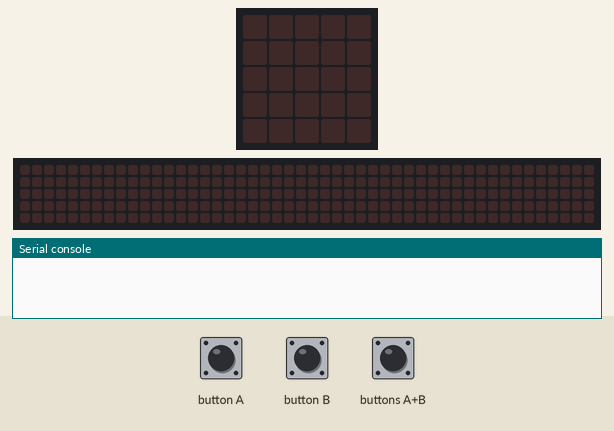
Recording of a program running on a simulated BBC micro:bit (MakeCode). Parts: the board's 5×5 LED display, a strip that is not on the board, showing the scrolling text unrolled, the last lines printed to the serial console. Inputs (shaded band) come from the test bench. No radio messages arrive unless stated (any console line starting 'radio sent:' is added by the test bench); the 48×5 strip is a reading aid, not a part: it shows the text the display is scrolling, unrolled, one strip-width of it at a time.

Above: at 1.2 s.
1.3 s: buttons A+B pressed for 0.15 s
At 5.72 s:
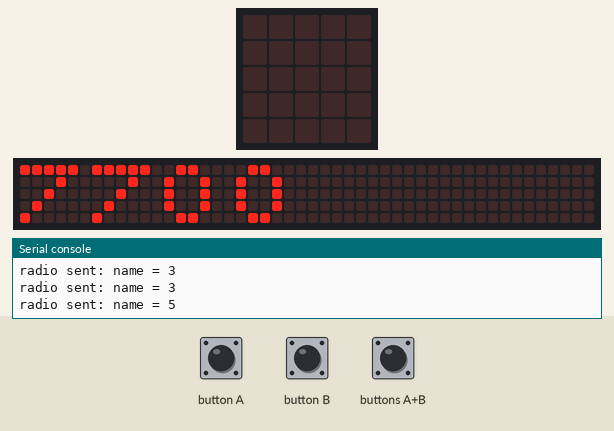
8.8 s: buttons A+B pressed for 1 s
At 10.02 s:
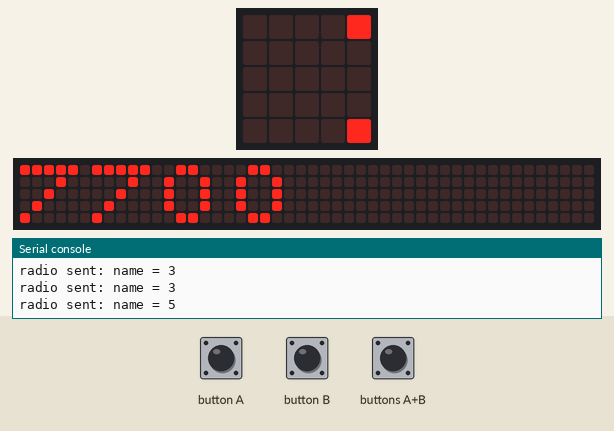
Timing chart, 0 to 11.8 s (numbered marks = the images above; inputs shaded):
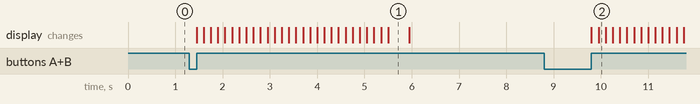

Measured:
- after the input at 1.3 s, the display: changes after 0.15 s (image 1)
- after the input at 8.8 s, the display: first changes after 1.0 s (image 2 shows a later state)
- what the display in image 1 shows lasts 0.5 s, from 5.5 s to 6.0 s

The program:

main.ts
```typescript
input.onGesture(Gesture.LogoDown, function () {
    radio.sendValue("name", 2)
})
input.onGesture(Gesture.LogoUp, function () {
    radio.sendValue("name", 1)
})
input.onButtonPressed(Button.AB, function () {
    radio.sendValue("name", 5)
    basic.showNumber(7700)
})
radio.setGroup(114514)
basic.forever(function () {
    while (input.buttonIsPressed(Button.A)) {
        radio.sendValue("name", 3)
        while (input.buttonIsPressed(Button.A) == false) {
            radio.sendValue("name", 5)
            while (input.buttonIsPressed(Button.B)) {
                radio.sendValue("name", 4)
                while (input.buttonIsPressed(Button.B) == false) {
                    radio.sendValue("name", 5)
                    break;
                }
            }
        }
    }
})
```

test.ts
```typescript
// 在此处测试；当此软件包作为插件使用时，将不会编译此软件包。
```
